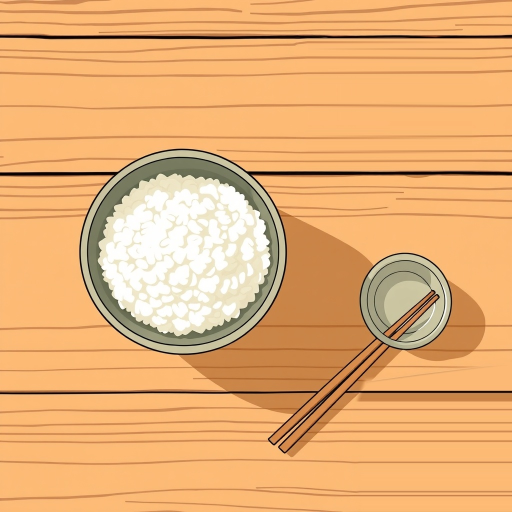
#> input picture scratch/production-smoke/video001/assets/shot-08-vb2.jpg, 1024 x 1024 px, found by its file name (shown at 1/2 size)
$ python check_combined_source.py
#> lines starting #> are read from the running program, lines starting #| are printed output that depends on the picture
from PIL import Image
import numpy as np

img = Image.open("scratch/production-smoke/video001/assets/shot-08-vb2.jpg")
#> img is the input picture: PIL image 1024x1024 RGB; mean R, G, B 231.1, 175, 116.9
arr = np.array(img)

# Block in Plank 2 just above Line 3: y = 715..787, x = 50..350
block_plank2 = arr[715:787, 50:350, :]
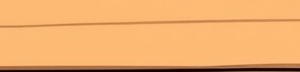
#> block_plank2: shape (72, 300, 3); mean R, G, B 238, 173.4, 108.4
print("Plank 2 block shape:", block_plank2.shape)
#| Plank 2 block shape: (72, 300, 3)

# Combined block from y = 715 to 1024 at x = 50..350
combined_block = arr[715:1024, 50:350, :]
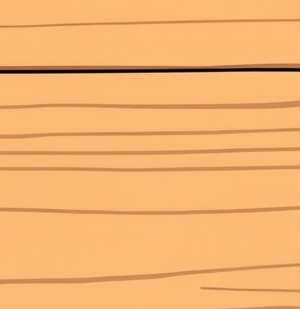
#> combined_block: shape (309, 300, 3); mean R, G, B 244.7, 178.9, 112.4
print("Combined block shape:", combined_block.shape)
#| Combined block shape: (309, 300, 3)

Image.fromarray(combined_block).save("scratch/test_combined_source.jpg")
print("Saved test_combined_source.jpg")

$ run again, with scratch/production-smoke/video001/assets/shot-09-vb2.jpg copied over scratch/production-smoke/video001/assets/shot-08-vb2.jpg
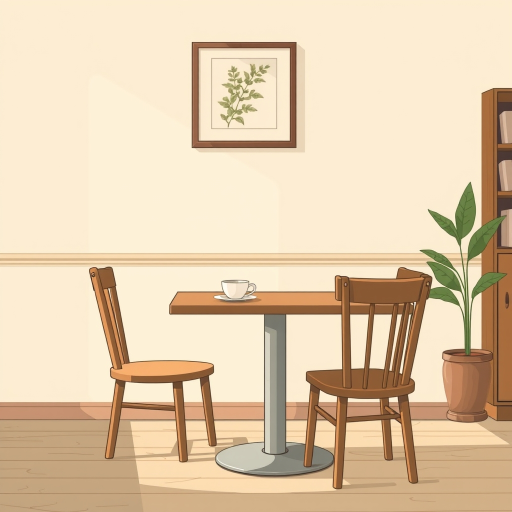
#> input picture scratch/production-smoke/video001/assets/shot-09-vb2.jpg, 1024 x 1024 px, found by its file name (shown at 1/2 size)
#> img is the input picture: PIL image 1024x1024 RGB; mean R, G, B 226, 203.2, 172.5
#> `block_plank2 = arr[715:787, 50:350, :]`:
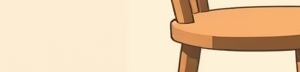
#> block_plank2: shape (72, 300, 3); mean R, G, B 235.8, 208.1, 174.7
#| Plank 2 block shape: (72, 300, 3)
#> `combined_block = arr[715:1024, 50:350, :]`:
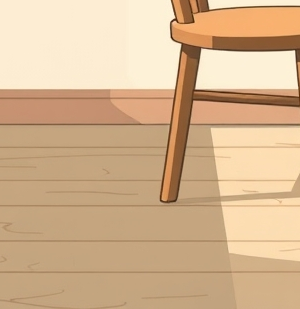
#> combined_block: shape (309, 300, 3); mean R, G, B 212.6, 180.1, 143.5
#| Combined block shape: (309, 300, 3)
